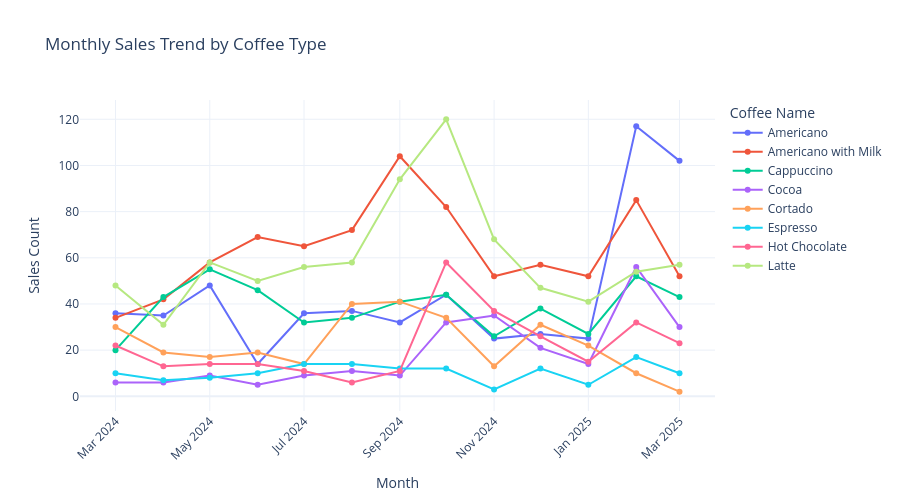

Here is the notebook cell this chart was saved with:
### Markdown cell above
- Plotting a line chart

### Code cell
# reshaping monthlySales for Plotly
monthlyLong = monthlySales.melt(id_vars='month', var_name='coffee_name', value_name='sales_count')
# Creating the chart
fig = px.line(
    monthlyLong,
    x='month',
    y='sales_count',
    color='coffee_name',
    markers=True,
    title='Monthly Sales Trend by Coffee Type',
    labels={'sales_count':'Sales Count', 'month':'Month','coffee_name':'Coffee Name'},
    hover_data={'sales_count':True, 'month':True, 'coffee_name':True}
)
fig.update_layout(
    xaxis_tickangle=-45,
    legend_title='Coffee Name',
    template='plotly_white',
    height = 500
)
fig.show()

### Figure 1 — Plotly figure (JSON) as saved in the notebook; plotly's stock layout.template omitted (floating-point values rounded to 4 significant figures)
{"data": [{"customdata": [["Americano"], ["Americano"], ["Americano"], ["Americano"], ["Americano"], ["Americano"], ["Americano"], ["Americano"], ["Americano"], ["Americano"], ["Americano"], ["Americano"], ["Americano"]], "hovertemplate": "Coffee Name=%{customdata[0]}<br>Month=%{x}<br>Sales Count=%{y}<extra></extra>", "legendgroup": "Americano", "line": {"color": "#636efa", "dash": "solid"}, "marker": {"symbol": "circle"}, "mode": "lines+markers", "name": "Americano", "orientation": "v", "showlegend": true, "type": "scatter", "x": ["2024-03", "2024-04", "2024-05", "2024-06", "2024-07", "2024-08", "2024-09", "2024-10", "2024-11", "2024-12", "2025-01", "2025-02", "2025-03"], "xaxis": "x", "y": [36, 35, 48, 14, 36, 37, 32, 44, 25, 27, 25, 117, 102], "yaxis": "y"}, {"customdata": [["Americano with Milk"], ["Americano with Milk"], ["Americano with Milk"], ["Americano with Milk"], ["Americano with Milk"], ["Americano with Milk"], ["Americano with Milk"], ["Americano with Milk"], ["Americano with Milk"], ["Americano with Milk"], ["Americano with Milk"], ["Americano with Milk"], ["Americano with Milk"]], "hovertemplate": "Coffee Name=%{customdata[0]}<br>Month=%{x}<br>Sales Count=%{y}<extra></extra>", "legendgroup": "Americano with Milk", "line": {"color": "#EF553B", "dash": "solid"}, "marker": {"symbol": "circle"}, "mode": "lines+markers", "name": "Americano with Milk", "orientation": "v", "showlegend": true, "type": "scatter", "x": ["2024-03", "2024-04", "2024-05", "2024-06", "2024-07", "2024-08", "2024-09", "2024-10", "2024-11", "2024-12", "2025-01", "2025-02", "2025-03"], "xaxis": "x", "y": [34, 42, 58, 69, 65, 72, 104, 82, 52, 57, 52, 85, 52], "yaxis": "y"}, {"customdata": [["Cappuccino"], ["Cappuccino"], ["Cappuccino"], ["Cappuccino"], ["Cappuccino"], ["Cappuccino"], ["Cappuccino"], ["Cappuccino"], ["Cappuccino"], ["Cappuccino"], ["Cappuccino"], ["Cappuccino"], ["Cappuccino"]], "hovertemplate": "Coffee Name=%{customdata[0]}<br>Month=%{x}<br>Sales Count=%{y}<extra></extra>", "legendgroup": "Cappuccino", "line": {"color": "#00cc96", "dash": "solid"}, "marker": {"symbol": "circle"}, "mode": "lines+markers", "name": "Cappuccino", "orientation": "v", "showlegend": true, "type": "scatter", "x": ["2024-03", "2024-04", "2024-05", "2024-06", "2024-07", "2024-08", "2024-09", "2024-10", "2024-11", "2024-12", "2025-01", "2025-02", "2025-03"], "xaxis": "x", "y": [20, 43, 55, 46, 32, 34, 41, 44, 26, 38, 27, 52, 43], "yaxis": "y"}, {"customdata": [["Cocoa"], ["Cocoa"], ["Cocoa"], ["Cocoa"], ["Cocoa"], ["Cocoa"], ["Cocoa"], ["Cocoa"], ["Cocoa"], ["Cocoa"], ["Cocoa"], ["Cocoa"], ["Cocoa"]], "hovertemplate": "Coffee Name=%{customdata[0]}<br>Month=%{x}<br>Sales Count=%{y}<extra></extra>", "legendgroup": "Cocoa", "line": {"color": "#ab63fa", "dash": "solid"}, "marker": {"symbol": "circle"}, "mode": "lines+markers", "name": "Cocoa", "orientation": "v", "showlegend": true, "type": "scatter", "x": ["2024-03", "2024-04", "2024-05", "2024-06", "2024-07", "2024-08", "2024-09", "2024-10", "2024-11", "2024-12", "2025-01", "2025-02", "2025-03"], "xaxis": "x", "y": [6, 6, 9, 5, 9, 11, 9, 32, 35, 21, 14, 56, 30], "yaxis": "y"}, {"customdata": [["Cortado"], ["Cortado"], ["Cortado"], ["Cortado"], ["Cortado"], ["Cortado"], ["Cortado"], ["Cortado"], ["Cortado"], ["Cortado"], ["Cortado"], ["Cortado"], ["Cortado"]], "hovertemplate": "Coffee Name=%{customdata[0]}<br>Month=%{x}<br>Sales Count=%{y}<extra></extra>", "legendgroup": "Cortado", "line": {"color": "#FFA15A", "dash": "solid"}, "marker": {"symbol": "circle"}, "mode": "lines+markers", "name": "Cortado", "orientation": "v", "showlegend": true, "type": "scatter", "x": ["2024-03", "2024-04", "2024-05", "2024-06", "2024-07", "2024-08", "2024-09", "2024-10", "2024-11", "2024-12", "2025-01", "2025-02", "2025-03"], "xaxis": "x", "y": [30, 19, 17, 19, 14, 40, 41, 34, 13, 31, 22, 10, 2], "yaxis": "y"}, {"customdata": [["Espresso"], ["Espresso"], ["Espresso"], ["Espresso"], ["Espresso"], ["Espresso"], ["Espresso"], ["Espresso"], ["Espresso"], ["Espresso"], ["Espresso"], ["Espresso"], ["Espresso"]], "hovertemplate": "Coffee Name=%{customdata[0]}<br>Month=%{x}<br>Sales Count=%{y}<extra></extra>", "legendgroup": "Espresso", "line": {"color": "#19d3f3", "dash": "solid"}, "marker": {"symbol": "circle"}, "mode": "lines+markers", "name": "Espresso", "orientation": "v", "showlegend": true, "type": "scatter", "x": ["2024-03", "2024-04", "2024-05", "2024-06", "2024-07", "2024-08", "2024-09", "2024-10", "2024-11", "2024-12", "2025-01", "2025-02", "2025-03"], "xaxis": "x", "y": [10, 7, 8, 10, 14, 14, 12, 12, 3, 12, 5, 17, 10], "yaxis": "y"}, {"customdata": [["Hot Chocolate"], ["Hot Chocolate"], ["Hot Chocolate"], ["Hot Chocolate"], ["Hot Chocolate"], ["Hot Chocolate"], ["Hot Chocolate"], ["Hot Chocolate"], ["Hot Chocolate"], ["Hot Chocolate"], ["Hot Chocolate"], ["Hot Chocolate"], ["Hot Chocolate"]], "hovertemplate": "Coffee Name=%{customdata[0]}<br>Month=%{x}<br>Sales Count=%{y}<extra></extra>", "legendgroup": "Hot Chocolate", "line": {"color": "#FF6692", "dash": "solid"}, "marker": {"symbol": "circle"}, "mode": "lines+markers", "name": "Hot Chocolate", "orientation": "v", "showlegend": true, "type": "scatter", "x": ["2024-03", "2024-04", "2024-05", "2024-06", "2024-07", "2024-08", "2024-09", "2024-10", "2024-11", "2024-12", "2025-01", "2025-02", "2025-03"], "xaxis": "x", "y": [22, 13, 14, 14, 11, 6, 11, 58, 37, 26, 15, 32, 23], "yaxis": "y"}, {"customdata": [["Latte"], ["Latte"], ["Latte"], ["Latte"], ["Latte"], ["Latte"], ["Latte"], ["Latte"], ["Latte"], ["Latte"], ["Latte"], ["Latte"], ["Latte"]], "hovertemplate": "Coffee Name=%{customdata[0]}<br>Month=%{x}<br>Sales Count=%{y}<extra></extra>", "legendgroup": "Latte", "line": {"color": "#B6E880", "dash": "solid"}, "marker": {"symbol": "circle"}, "mode": "lines+markers", "name": "Latte", "orientation": "v", "showlegend": true, "type": "scatter", "x": ["2024-03", "2024-04", "2024-05", "2024-06", "2024-07", "2024-08", "2024-09", "2024-10", "2024-11", "2024-12", "2025-01", "2025-02", "2025-03"], "xaxis": "x", "y": [48, 31, 58, 50, 56, 58, 94, 120, 68, 47, 41, 54, 57], "yaxis": "y"}], "layout": {"height": 500, "legend": {"title": {"text": "Coffee Name"}, "tracegroupgap": 0}, "title": {"text": "Monthly Sales Trend by Coffee Type"}, "xaxis": {"anchor": "y", "domain": [0, 1], "tickangle": -45, "title": {"text": "Month"}}, "yaxis": {"anchor": "x", "domain": [0, 1], "title": {"text": "Sales Count"}}}}
